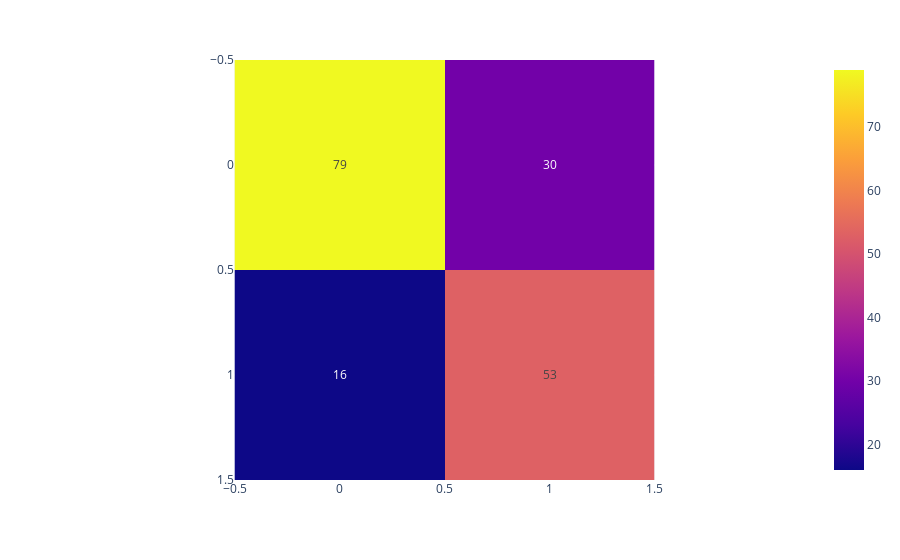

Source (notebook cell):
### Markdown cell above
<p dir=rtl style="direction: rtl;text-align: right;line-height:200%;font-family:vazir;font-size:medium">
<font face="vazir" size=3>
حال ماتریس به دست آمده را با استفاده از
<code>px.imshow</code>
رسم میکنیم.
</font>
</p>

### Code cell
#plot matrix
px.___(..., text_auto=True)

### Figure 1 — Plotly figure (JSON) as saved in the notebook; plotly's stock layout.template omitted (floating-point values rounded to 4 significant figures)
{"data": [{"coloraxis": "coloraxis", "hovertemplate": "x: %{x}<br>y: %{y}<br>color: %{z}<extra></extra>", "name": "0", "texttemplate": "%{z}", "type": "heatmap", "xaxis": "x", "yaxis": "y", "z": [[79, 30], [16, 53]]}], "layout": {"coloraxis": {"colorscale": [[0, "#0d0887"], [0.1111, "#46039f"], [0.2222, "#7201a8"], [0.3333, "#9c179e"], [0.4444, "#bd3786"], [0.5556, "#d8576b"], [0.6667, "#ed7953"], [0.7778, "#fb9f3a"], [0.8889, "#fdca26"], [1, "#f0f921"]]}, "margin": {"t": 60}, "xaxis": {"anchor": "y", "constrain": "domain", "domain": [0, 1], "scaleanchor": "y"}, "yaxis": {"anchor": "x", "autorange": "reversed", "constrain": "domain", "domain": [0, 1]}}}
